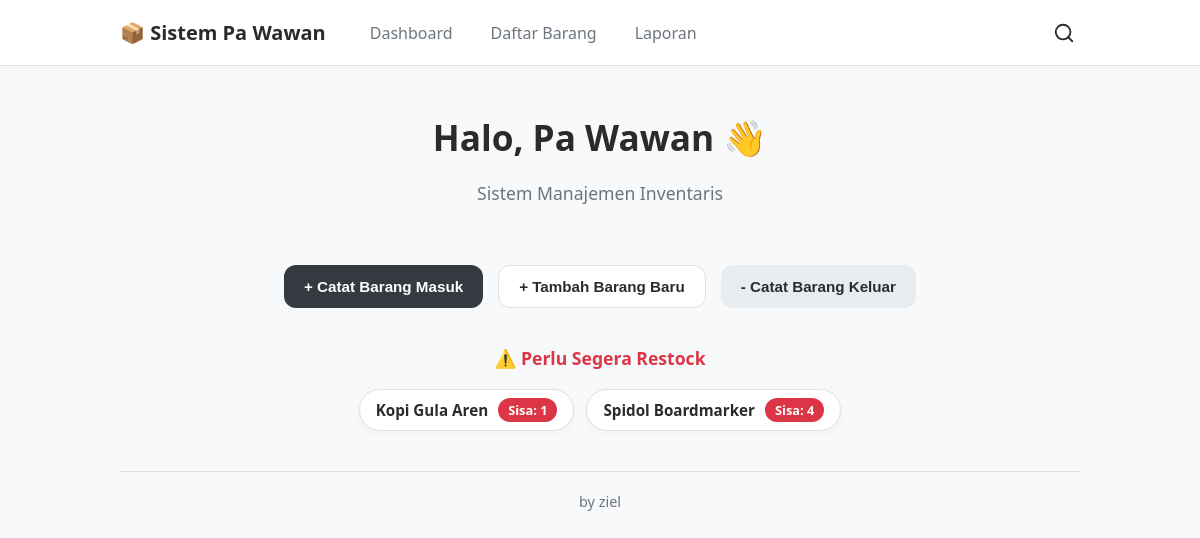
The app's page /, older data.
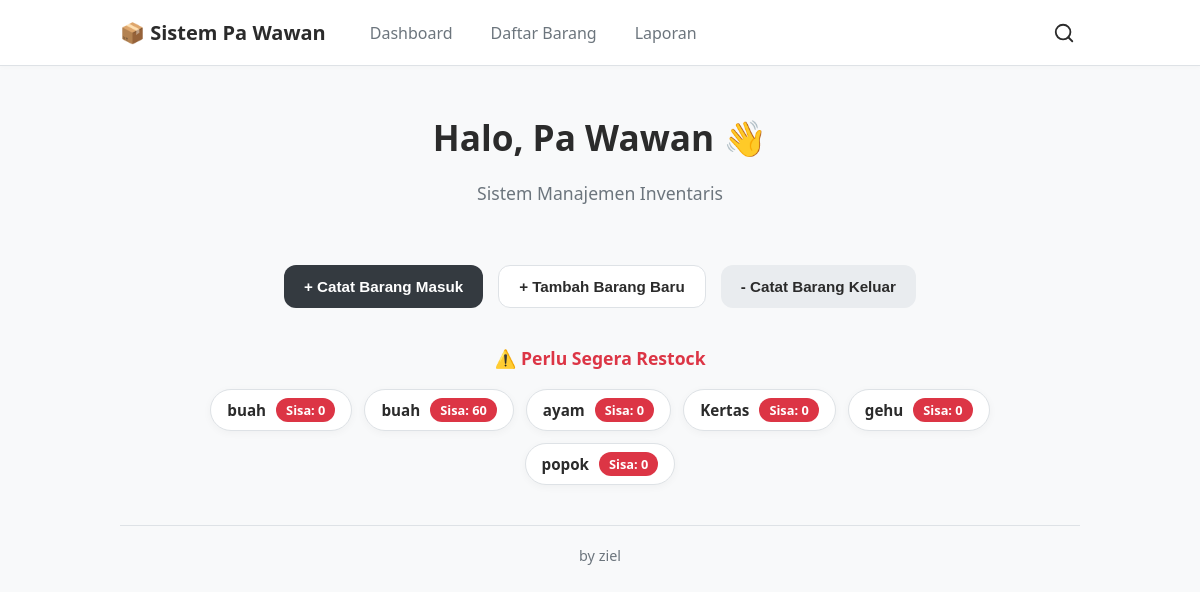
The same page, newer data.
### app.py (models this page shows)
class Product(db.Model):
    __tablename__ = 'products'
    id = db.Column(db.Integer, primary_key=True)
    nama_barang = db.Column(db.String(255), nullable=False)
    sku = db.Column(db.String(100), unique=True, nullable=True)
    satuan= db.Column(db.String(50), nullable=False)
    kategori = db.Column(db.String(100), nullable=True)
    stok = db.Column(db.Integer, nullable=False, default=0)
    stock_minimum = db.Column(db.Integer, nullable=True,default=0)
    deskripsi = db.Column(db.Text, nullable=True)
    created_by = db.Column(db.Integer, db.ForeignKey('users.id'))
    created_at = db.Column(db.DateTime(timezone=True), server_default=func.now())
    updated_at = db.Column(db.DateTime(timezone=True), server_default=func.now(), onupdate=func.now())

### app.py (the view)
@app.route('/')
def dashboard():
    user_sekarang=User.query.get(1)
    barang_restock = Product.query.filter(Product.stok <= Product.stock_minimum).all()
    semua_barang = Product.query.order_by(Product.nama_barang).all()
    return render_template(
        'dashboard.html',
        user=user_sekarang,
        daftar_restock=barang_restock,
        list_semua_barang=semua_barang
    )

### app.py (called while the page is built)
@app.context_processor
def inject_products():
    try:
        products = Product.query.order_by(Product.nama_barang).all()
        return dict(list_semua_barang=products)
    except:
        return dict(list_semua_barang=[])

### templates/dashboard.html (shortened to what this page needs)
{% extends "layout.html" %}
{% block content %}
<div class="dashboard-center-wrapper">
    <h2 style="font-size: 2.2rem; margin-bottom: 5px;">Halo, {% if user %}{{user.nama_lengkap}}{% else %}Pa Wawan{%
        endif %} 👋</h2>
    <p style="color: var(--text-secondary); margin-bottom: 30px; font-size: 1.1rem;">Sistem Manajemen Inventaris</p>
    <section class="desktop-actions centered-actions">
        <button class="btn btn-primary" id="btnShowModalMasuk">+ Catat Barang Masuk</button>
        <button class="btn btn-tertiary" id="btnShowProductModalDesktop"
            onclick="document.getElementById('productModalOverlay').classList.add('show')">+ Tambah Barang Baru</button>
        <button class="btn btn-secondary" id="btnShowModalKeluar">- Catat Barang Keluar</button>
    </section>
    <section class="restock-section" style="width: 100%; margin-top: 40px;">
        <h3 style="margin-bottom: 20px; color: var(--accent-danger);">⚠️ Perlu Segera Restock</h3>
        <div class="restock-compact-grid">
            {% for barang in daftar_restock %}
            <div class="restock-badge">
                <span class="badge-name">{{ barang.nama_barang }}</span>
                <span class="badge-stock">Sisa: {{ barang.stok }}</span>
            </div>
            {% endfor %}
        </div>
    </section>
</div>
{% endblock %}

Row changes from the older to the newer data that the page shows:
no longer on this page (row edited): Product: nama_barang "Kopi Gula Aren", stok "1"
removed Product: nama_barang "Spidol Boardmarker", stok "4"
added Product: nama_barang "buah", stok "0"
added Product: nama_barang "buah", stok "60"
added Product: nama_barang "ayam", stok "0"
added Product: nama_barang "Kertas", stok "0"
added Product: nama_barang "gehu", stok "0"
added Product: nama_barang "popok", stok "0"
